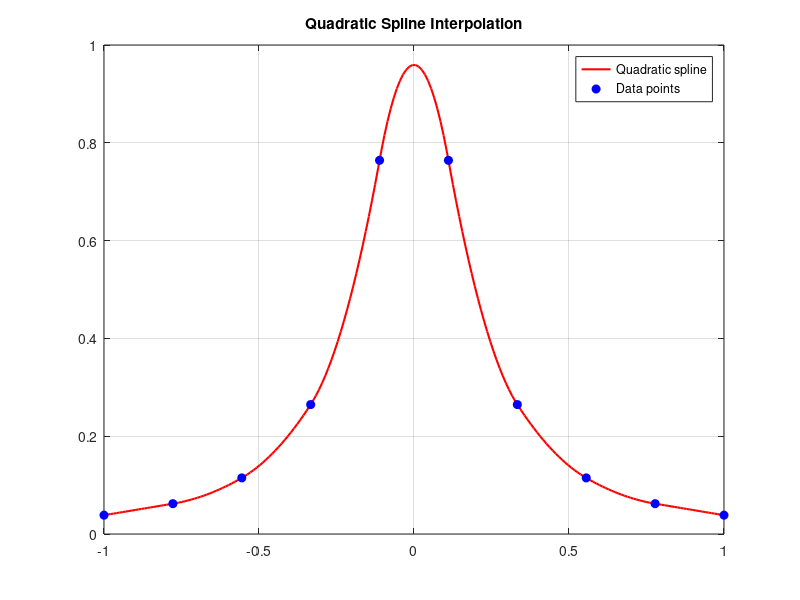

Source code (MATLAB):
clc;
clear;

x = linspace(-1,1,10);
y = 1./(1+25.*x.*x);

n = length(x);
h = diff(x);

%% compute matrix for b

A = zeros(n-1,n);
B = zeros(n-1,1);
A(1,1)=h(1);
B(1,1)=y(2)-y(1);

for i = 2:n-1
    A(i,i) = h(i);
    A(i,i-1) = h(i);
    B(i) = 2*(y(i+1)-y(i));
end

%% solve for b

b = pinv(A)*B;
first = b(1);
b=[first;b];


%% compute c

c = zeros(n-1,1);

for i = 1:n-1
    c(i) = (b(i+1)-b(i))/(2*h(i));
end

a = y(1:n-1)';

%% generate interpolation points

xp = linspace(-1,1,200);
yp = zeros(size(xp));

for j = 1:length(xp)
    for i = 1:n-1
        if xp(j) >= x(i) && xp(j) <= x(i+1)
            dx = xp(j) - x(i);
            yp(j) = a(i) + b(i)*dx + c(i)*dx^2;
            break
        end
    end
end

%% plot

plot(xp,yp,'r','LineWidth',1.5)
hold on
plot(x,y,'ob','MarkerFaceColor','b')
grid on
title('Quadratic Spline Interpolation')
legend('Quadratic spline','Data points')
